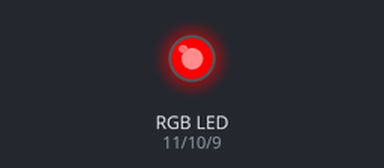
Simulated run of this sketch. Board: Arduino Uno, built with avr-gcc and run on an emulated ATmega328P. Shown: an RGB LED mixed from three pins (HIGH = lit).

Above: at 0.05 s.
At 1.75 s:
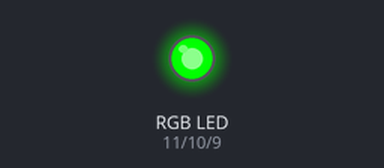
At 2.6 s:
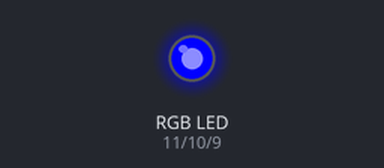
At 3.5 s:
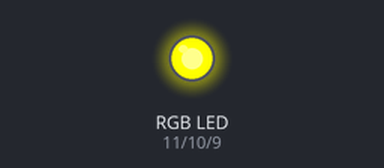
At 5.25 s:
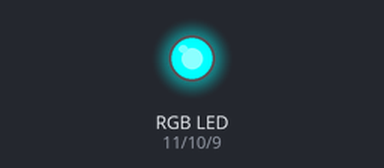
At 7.0 s:
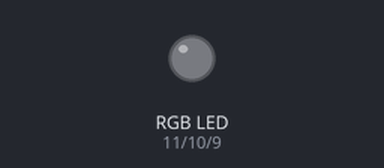
Timing chart, 0 to 9.1 s (numbered marks = the images above):
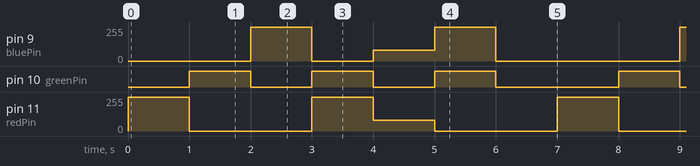

The sketch:

RGBTest.ino
```cpp
const int redPin = 11;
const int greenPin = 10;
const int bluePin = 9;

void setup() {
  // put your setup code here, to run once:
  pinMode(redPin, OUTPUT);
  pinMode(greenPin, OUTPUT);
  pinMode(bluePin, OUTPUT);

}

void setColor(int red, int green, int blue)
{
  #ifdef COMMON_ANODE
    red = 255 - red;
    green = 255 - green;
    blue = 255 - blue;
  #endif
  analogWrite(redPin, red);
  analogWrite(greenPin, green);
  analogWrite(bluePin, blue);
}

void loop() {
  // put your main code here, to run repeatedly:
  setColor(255, 0, 0);  // red
  delay(1000);
  setColor(0, 255, 0);  // green
  delay(1000);
  setColor(0, 0, 255);  // blue
  delay(1000);
  setColor(255, 255, 0);  // yellow
  delay(1000);
  setColor(80, 0, 80);  // purple
  delay(1000);
  setColor(0, 255, 255);  // aqua
  delay(1000);
  setColor(0, 0, 0);
  delay(1000);
}
```

Measured:
- by itself, pin 9 (bluePin): repeats every 7.0 s: 0/255 1.0 s, 80/255 1.0 s, 255/255 1.0 s, 0/255 3.0 s, 255/255 1.0 s
- by itself, pin 10 (greenPin): repeats every 7.0 s: 2 × (LOW 1.0 s, HIGH 1.0 s), LOW 2.0 s, HIGH 1.0 s
- by itself, pin 11 (redPin): repeats every 7.0 s: 0/255 2.0 s, 255/255 1.0 s, 80/255 1.0 s, 0/255 2.0 s, 255/255 1.0 s
